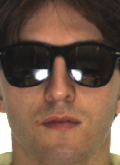
//> input picture program/in/M-046-21.bmp, 120 x 165 px
$ ./skin_detection   (built with g++ and OpenCV 4)
//> lines starting //> are read from the running program, lines starting //| are printed output that depends on the picture; after the words box and inside, x2 and y2 are one past the last pixel; in counts of white or black regions, pixels touching at a corner belong together
#include<opencv2/opencv.hpp>
#include "opencv2/highgui/highgui.hpp"
#include "opencv2/imgproc/imgproc.hpp"
#include<iostream>


using namespace std;
using namespace cv;

int main() {
	cv::Mat input = cv::imread("in/M-046-21.bmp");
//> input is the input picture: 165 rows x 120 cols, CV_8UC3; mean B, G, R 70.7, 87.3, 114.1

	cv::Mat hsv;
	cv::cvtColor(input, hsv, COLOR_BGR2HSV);
//> hsv: 165 rows x 120 cols, CV_8UC3; mean H, S, V 20, 88.4, 114.4

	double scaleSatLower = 0.28;
	double scaleSatUpper = 0.68;
	//double scaleSatLower = 0.18; // maybe better
	//double scaleSatLower = 0.08; // maybe too much
	//double scaleSatUpper = 0.78;
	cv::Scalar lower = cv::Scalar(0, scaleSatLower * 255, 0);
	cv::Scalar upper = cv::Scalar(25, scaleSatUpper * 255, 255);

	cv::Mat result;
	cv::inRange(hsv, lower, upper, result);
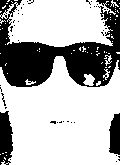
//> result: 165 rows x 120 cols, CV_8UC1; 69.8% white; 45 black regions (41 under 20 px), largest, box (x1, y1, x2, y2) and area: (0, 0, 120, 87) 4932, (0, 111, 13, 165) 552, (109, 113, 120, 155) 375, (1, 93, 6, 106) 20
	cv::imshow("result", result);


	for (int x = 0; x < input.rows; x++) {
		int non_skin_count = 0;

		for (int y = 0; y < input.cols; y++) {
			//x * input.cols + y
			int colour = result.at<uchar>(x, y);
			if (colour == 0) {
				non_skin_count = non_skin_count + 1;
			}
		}

		if (non_skin_count >= input.cols / 2) {
			for (int y = 0; y < input.cols; y++) {
				input.at<Vec3b>(x * input.cols + y) = Vec3b(255, 255, 255);
			}
		}
	}
//> this loop made 165 passes
//> non_skin_count on passes 1 to 3: 42, 43, 36
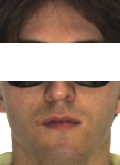
//> input: 165 rows x 120 cols, CV_8UC3; mean B, G, R 118.9, 134.7, 159.9

	cv::imshow("input", input);
	cv::imwrite("out/M-046-21.bmp", input);
	cv::waitKey(0);
	return 0;
}

$ run again, with program/in/M-001-11.bmp copied over program/in/M-046-21.bmp
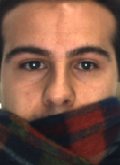
//> input picture program/in/M-001-11.bmp, 120 x 165 px
//> input is the input picture: 165 rows x 120 cols, CV_8UC3; mean B, G, R 71.2, 87.6, 126.6
//> hsv: 165 rows x 120 cols, CV_8UC3; mean H, S, V 33.5, 104.4, 127.9
//> `cv::inRange(hsv, lower, upper, result);`:
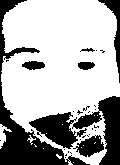
//> result: 165 rows x 120 cols, CV_8UC1; 68% white; 30 black regions (22 under 20 px), largest, box (x1, y1, x2, y2) and area: (0, 0, 90, 165) 2723, (72, 96, 120, 165) 1401, (29, 112, 87, 149) 1034
//> the loop `for (int x = 0; x < input.rows; x++)` made 165 passes
//> non_skin_count on passes 1 to 3: 49, 45, 40
//> after the loop `for (int x = 0; x < input.rows; x++)`:
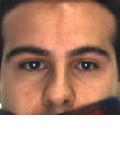
//> input: 165 rows x 120 cols, CV_8UC3; mean B, G, R 138.1, 154.5, 188.6

$ run again, with program/in/M-002-11.bmp copied over program/in/M-046-21.bmp
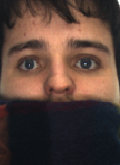
//> input picture program/in/M-002-11.bmp, 120 x 165 px
//> input is the input picture: 165 rows x 120 cols, CV_8UC3; mean B, G, R 57.3, 65.8, 87.9
//> hsv: 165 rows x 120 cols, CV_8UC3; mean H, S, V 55.2, 90.8, 91
//> `cv::inRange(hsv, lower, upper, result);`:
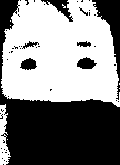
//> result: 165 rows x 120 cols, CV_8UC1; 51.7% white; 50 black regions (42 under 20 px), largest, box (x1, y1, x2, y2) and area: (0, 0, 120, 165) 7929, (92, 0, 120, 100) 869, (41, 0, 73, 22) 233
//> the loop `for (int x = 0; x < input.rows; x++)` made 165 passes
//> non_skin_count on passes 1 to 3: 81, 74, 65
//> after the loop `for (int x = 0; x < input.rows; x++)`:
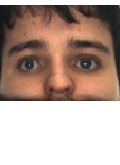
//> input: 165 rows x 120 cols, CV_8UC3; mean B, G, R 151.2, 161.8, 183.6

$ run again, with program/in/M-003-11.bmp copied over program/in/M-046-21.bmp
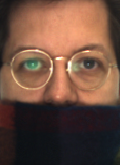
//> input picture program/in/M-003-11.bmp, 120 x 165 px
//> input is the input picture: 165 rows x 120 cols, CV_8UC3; mean B, G, R 62.1, 76.4, 107
//> hsv: 165 rows x 120 cols, CV_8UC3; mean H, S, V 49.4, 100.6, 109
//> `cv::inRange(hsv, lower, upper, result);`:
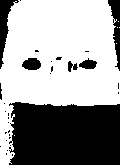
//> result: 165 rows x 120 cols, CV_8UC1; 60.4% white; 31 black regions (24 under 20 px), largest, box (x1, y1, x2, y2) and area: (9, 102, 120, 165) 6490, (0, 0, 19, 69) 471, (108, 0, 120, 71) 410
//> the loop `for (int x = 0; x < input.rows; x++)` made 165 passes
//> non_skin_count on passes 1 to 3: 31, 29, 28
//> after the loop `for (int x = 0; x < input.rows; x++)`:
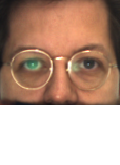
//> input: 165 rows x 120 cols, CV_8UC3; mean B, G, R 144.9, 160.9, 190.1
